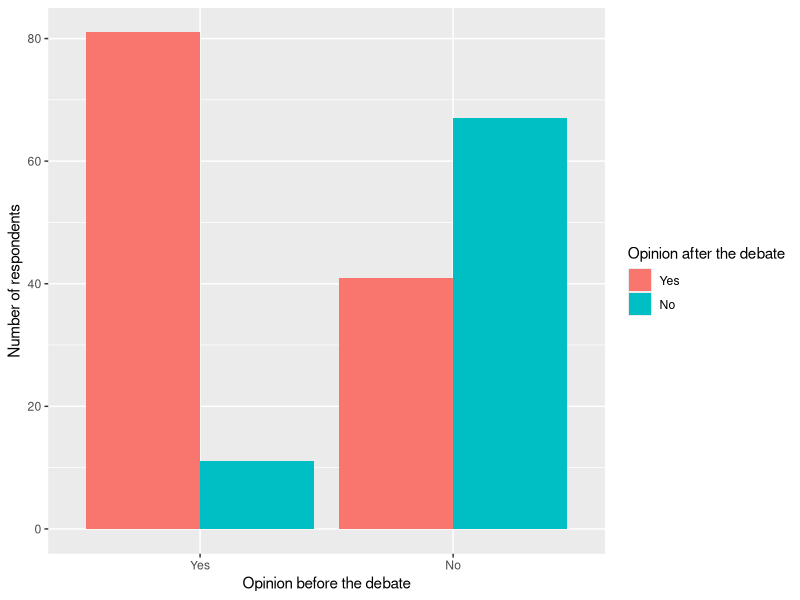

Write the R code that produced this figure.
## ---- chunk 1
knitr::opts_chunk$set(
  fig.align = "center",
  out.width = "100%",
  tidy = "styler",
  warning = FALSE,
  message = FALSE
)

set.seed(42)
## ---- chunk 2
# number of respondents
n <- 200

# opinion before the debate
before <- sample(c("Yes", "No"),
  size = n,
  replace = TRUE,
  prob = c(0.4, 0.6)
)

# opinion after the debate (respondents who were in favor
# tend to keep their opinion, while those who were against
# are more likely to change their mind)
after <- ifelse(before == "Yes",
  sample(c("Yes", "No"), size = n, replace = TRUE, prob = c(0.9, 0.1)),
  sample(c("Yes", "No"), size = n, replace = TRUE, prob = c(0.4, 0.6))
)

# dataset
dat <- data.frame(
  respondent = 1:n,
  before = factor(before, levels = c("Yes", "No")),
  after = factor(after, levels = c("Yes", "No"))
)

head(dat)
## ---- chunk 3
# install.packages("dplyr")
library(dplyr)

dat %>%
  summarise(
    prop_before = mean(before == "Yes"),
    prop_after = mean(after == "Yes")
  )
## ---- chunk 4
tab <- table(dat$before, dat$after,
  dnn = c("Before", "After")
)

tab
## ---- chunk 5
# install.packages("ggplot2")
library(ggplot2)

ggplot(dat) +
  aes(x = before, fill = after) +
  geom_bar(position = "dodge") +
  labs(
    x = "Opinion before the debate",
    y = "Number of respondents",
    fill = "Opinion after the debate"
  )
## ---- chunk 6
# exact version of the McNemar's test
binom.test(tab[1, 2], tab[1, 2] + tab[2, 1], p = 0.5)
## ---- chunk 7
mcnemar.test(tab)
## ---- chunk 8
mcnemar.test(dat$before, dat$after)
## ---- chunk 9
mcnemar.test(tab, correct = FALSE)
